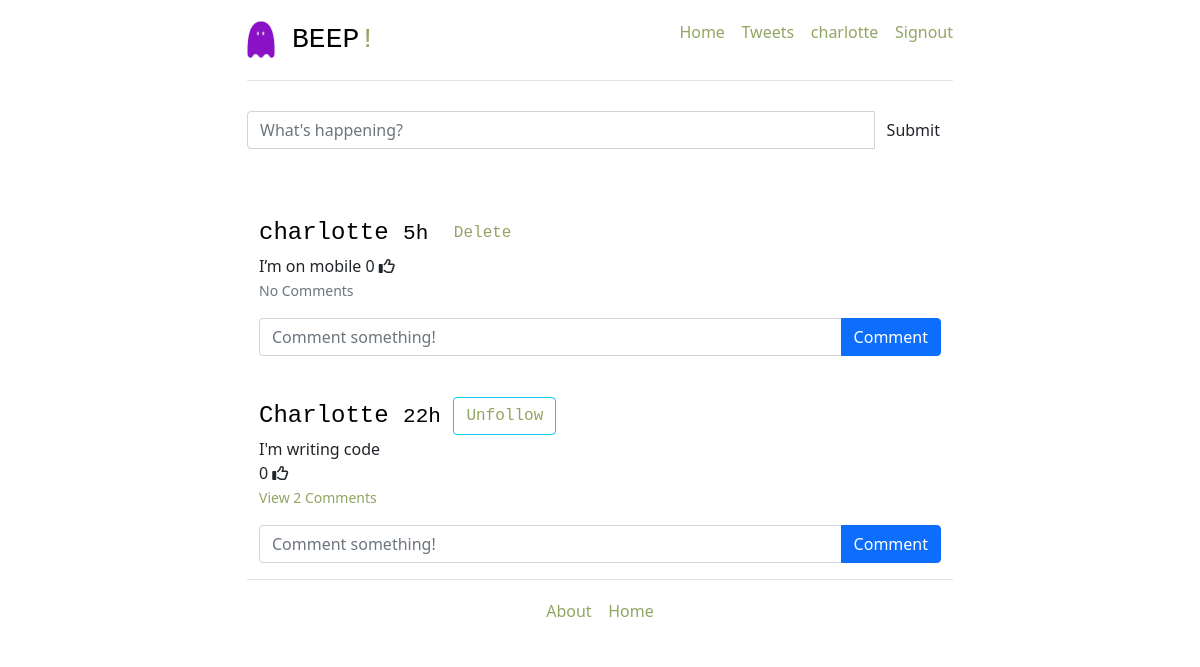
The page /tweets/ (signed in) on the database its author committed.
### project/models.py (models this page shows, shortened)
class Tweet(db.Model):
    __tablename__ = 'tweets'
    tweet_id = db.Column(db.Integer, primary_key=True)
    user_id = db.Column(db.Integer, db.ForeignKey('users.id', ondelete="CASCADE"), nullable=False)
    tweet = db.Column(db.String, nullable=False)
    posted = db.Column(db.DateTime, nullable=False)
    poster = db.relationship("User", back_populates="tweets", passive_deletes=True)
    comments = db.relationship('Comment', back_populates='tweet', passive_deletes=True)
    likes = db.relationship('Like', back_populates='tweet', passive_deletes=True)
    @classmethod
    def delta_time(cls, tweet_posted):
        now = datetime.datetime.now()
        td = now - tweet_posted
        days = td.days
        hours = td.seconds//3600
        minutes = (td.seconds//60)%60
        if days > 0:
            return tweet_posted.strftime("%d %B, %Y")
        elif hours > 0:
            return str(hours) + 'h'
        elif minutes > 0:
            return str(minutes) + 'm'
        else:
            return 'few seconds ago'

class User(db.Model):
    __tablename__ = 'users'
    id = db.Column(db.Integer, primary_key=True)
    name = db.Column(db.String, unique=True, nullable=False)
    email = db.Column(db.String, unique=True, nullable=False)
    password = db.Column(db.String, nullable=False)
    jury = db.Column(db.String, nullable=False, default=False)
    tweets = db.relationship('Tweet', back_populates='poster')
    role = db.Column(db.String, default='user')
    comments = db.relationship('Comment', back_populates='poster', passive_deletes=True)
    likes = db.relationship('Like', back_populates='liker', passive_deletes=True)

### project/tweets/views.py (the view)
@tweets_blueprint.route('/tweets/')
@login_required
def tweet():
    return render_template(
        'tweets.html',
        form=PostTweetForm(),
        all_tweets=filtered_tweets(session['user_id']),
        current_user_id = session['user_id']
    )

### project/tweets/forms.py
class PostTweetForm(FlaskForm):
    tweet = StringField(
        'Tweet',
        validators=[DataRequired(), Length(min=6, max=140)]
    )

### project/tweets/views.py (called while the page is built)
def login_required(test):
    @wraps(test)
    def wrap(*args, **kwargs):
        if 'logged_in' in session:
            return test(*args, **kwargs)
        else:
            flash('You need to login first')
            return (redirect(url_for('users.login')))
    return wrap

def filtered_tweets(user_id):
    who_id = user_id
    whom_ids = db.session.query(Follower.whom_id).filter_by(who_id=who_id)
    user_tweets = db.session.query(Tweet).filter_by(user_id=who_id)
    if whom_ids.all():
        follower_tweets = db.session.query(Tweet).filter(Tweet.user_id.in_(whom_ids))
        result = user_tweets.union(follower_tweets)
        return result.order_by(Tweet.posted.desc())
    else:
        return user_tweets.order_by(Tweet.posted.desc())

### project/templates/tweets.html (shortened to what this page needs)
{% extends '_base.html' %}
{% block content %}
<form action="{{ url_for('tweets.post_tweet') }}" method="post">
    <div class="input-group">
        {{ form.tweet(placeholder="What's happening?", class="form-control") }}
        <span class="input-group-btn">
            <input class="btn btn-default" type="submit" value="Submit">
        </span>
    </div>
</form>
<div class="row marketing">
    <div class="col-lg-12">
        {% for tweet in all_tweets %}
        <div class="media">
            <div class="media-left">
            </div>
            <div class="media-body">
                <div>
                    {% if tweet.poster.name == session.name %}
                    <div class="media-heading">
                        <h4>{{ tweet.poster.name }}
                            <small>{{ tweet.delta_time(tweet.posted) }} <a class="btn btn-default btn-xs"
                                    href="{{ url_for('tweets.delete_tweet', tweet_id=tweet.tweet_id )}}">Delete</a></small>
                        </h4>
                    </div>
                </div>
                {{ tweet.tweet }}
                {% else %}
                <div class="media-heading">
                    <h4 class="media-heading">{{ tweet.poster.name }}
                        <small>{{ tweet.delta_time(tweet.posted) }} <a class="btn btn-info btn-xs"
                                href="{{ url_for('tweets.unfollow_user', user_id=tweet.poster.id )}}">Unfollow</a></small>
                    </h4>
                </div>
                {{ tweet.tweet }}
                <br>
                {% endif %}
                <span id="likes-count-{{tweet.tweet_id}}">
                    {{ tweet.likes|length }}</span>
                    {% if current_user_id in tweet.likes|map(attribute="user_id")|list %}
                    <i class="fas fa-thumbs-up" id="like-button-{{tweet.tweet_id}}"
                        onclick="like({{tweet.tweet_id}})"></i>
                    {% else %}
                    <i class="far fa-thumbs-up" id="like-button-{{tweet.tweet_id}}"
                        onclick="like({{tweet.tweet_id}})"></i>
                    {% endif %}
                <br>
                <p>
                    {% if tweet.comments|length > 0 %}
                    <a data-bs-toggle="collapse" href="#comments-{{tweet.tweet_id}}" role="button">
                        <small>View {{tweet.comments|length}} Comments</small>
                    </a>
                    {% else %}
                    <small class="text-muted">No Comments</small>
                    {% endif %}
                </p>
                <form action="/create-comment/{{tweet.tweet_id}}" method="POST" class="input-group mb-3">
                    <input type="text" id="text" name="text" class="form-control" placeholder="Comment something!">
                    <button type="submit" class="btn btn-primary">Comment</button>
                </form>
            </div>
        </div>
        {% endfor %}
    </div>
</div>
{% endblock content %}

### project/templates/_base.html (shortened to what this page needs)
<!DOCTYPE html>
<html lang="en">
<head>
  <link href="{{ url_for('static', filename='css/bootstrap.min.css' )}}" rel="stylesheet">
  <link href="{{ url_for('static', filename='css/main.css' )}}" rel="stylesheet">
  <link href="{{ url_for('static', filename='css/ie10-viewport-bug-workaround.css' )}}" rel="stylesheet">
  <link href="{{ url_for('static', filename='css/jumbotron-narrow.css' )}}" rel="stylesheet">
</head>
<body>
  <div class="container">
    <div class="header clearfix">
      <nav>
        <ul class="nav nav-pills pull-right" style = "float: right;">
          {% if session.logged_in %}
          <li><a href="/">Home</a></li>&nbsp;&nbsp;&nbsp;&nbsp;
          <li><a href="/tweets/">Tweets</a></li>&nbsp;&nbsp;&nbsp;&nbsp;
          <li><a href="{{ url_for('users.all_users') }}"">{{ session.name }}</a></li>&nbsp;&nbsp;&nbsp;&nbsp;
          {% endif %}
          {% if not session.logged_in %}
          {% block signin_form %}{% endblock signin_form %}
          {% else %}
          <li role=" presentation"><a href="{{ url_for('users.logout') }}">Signout</a></li>
          {% endif %}
        </ul>
      </nav>
      <h3><img src="../static/img/Beep_Logo.png" alt="Beep Logo" style="width: 4%; height: auto;"> BEEP<span class = "exclamation">!</span></h3>
    </div>
    {% block content %}
    {% endblock content %}
    <footer class="footer">
      <p><a href="/about">About</a>&nbsp;&nbsp;&nbsp;&nbsp;<a href="/">Home</a></p>
    </footer>
  </div>
</body>
</html>

### project/static/css/jumbotron-narrow.css (style rules this page uses)
body { padding-top: 20px; padding-bottom: 20px; }
.header, .marketing, .footer { padding-right: 15px; padding-left: 15px; }
.header { padding-bottom: 20px; border-bottom: 1px solid #e5e5e5; }
.header h3 { margin-top: 0; margin-bottom: 0; line-height: 40px; color: black; font-family: 'Courier New'; }
img { width: 50%; height: auto; }
.footer { padding-top: 19px; color: #777; border-top: 1px solid #e5e5e5; text-align: center; }
@media (min-width: 768px) { .container { max-width: 730px; } }
.marketing { margin: 40px 0; }
@media screen and (min-width: 768px) { .header, .marketing, .footer { padding-right: 0; padding-left: 0; } }
@media screen and (min-width: 768px) { .header { margin-bottom: 30px; } }
a:link { color: #93a563; background-color: transparent; text-decoration: none; }
.exclamation { color: #93a563; font-family: 'Courier New', Courier, monospace; }
h4 { margin-top: 0; margin-bottom: 0; line-height: 40px; color: black; font-family: 'Courier New'; font-size: 20; }

### rows shown on the page
Tweet: poster.name "charlotte", delta_time "5h", tweet "I’m on mobile", likes|length "0", shows "No Comments"
Tweet: poster.name "Charlotte", delta_time "22h", tweet "I'm writing code", likes|length "0", comments|length "2"

### other values the page prints
{{ session.name }} "charlotte"
